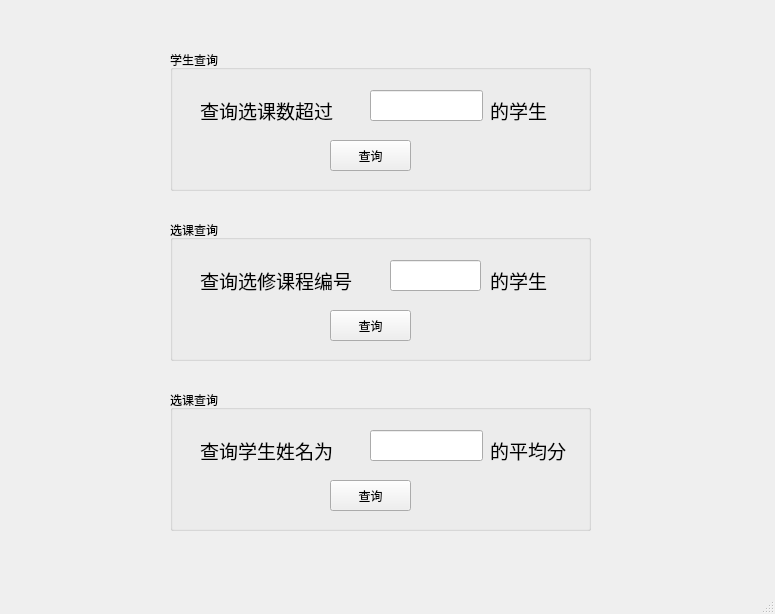
<?xml version="1.0" encoding="UTF-8"?>
<ui version="4.0">
 <class>MainWindow</class>
 <widget class="QMainWindow" name="MainWindow">
  <property name="geometry">
   <rect>
    <x>0</x>
    <y>0</y>
    <width>775</width>
    <height>614</height>
   </rect>
  </property>
  <property name="windowTitle">
   <string>MainWindow</string>
  </property>
  <widget class="QWidget" name="centralwidget">
   <widget class="QGroupBox" name="groupBox">
    <property name="geometry">
     <rect>
      <x>170</x>
      <y>50</y>
      <width>421</width>
      <height>141</height>
     </rect>
    </property>
    <property name="title">
     <string>学生查询</string>
    </property>
    <widget class="QLabel" name="label_2">
     <property name="geometry">
      <rect>
       <x>320</x>
       <y>40</y>
       <width>71</width>
       <height>41</height>
      </rect>
     </property>
     <property name="text">
      <string>&lt;html&gt;&lt;head/&gt;&lt;body&gt;&lt;p&gt;&lt;span style=&quot; font-size:14pt;&quot;&gt;的学生&lt;/span&gt;&lt;/p&gt;&lt;/body&gt;&lt;/html&gt;</string>
     </property>
    </widget>
    <widget class="QLineEdit" name="lineEdit">
     <property name="geometry">
      <rect>
       <x>200</x>
       <y>40</y>
       <width>113</width>
       <height>31</height>
      </rect>
     </property>
     <property name="text">
      <string/>
     </property>
    </widget>
    <widget class="QLabel" name="label">
     <property name="geometry">
      <rect>
       <x>30</x>
       <y>40</y>
       <width>171</width>
       <height>41</height>
      </rect>
     </property>
     <property name="text">
      <string>&lt;html&gt;&lt;head/&gt;&lt;body&gt;&lt;p&gt;&lt;span style=&quot; font-size:14pt;&quot;&gt;查询选课数超过&lt;/span&gt;&lt;/p&gt;&lt;/body&gt;&lt;/html&gt;</string>
     </property>
    </widget>
    <widget class="QPushButton" name="pushButton">
     <property name="geometry">
      <rect>
       <x>160</x>
       <y>90</y>
       <width>81</width>
       <height>31</height>
      </rect>
     </property>
     <property name="text">
      <string>查询</string>
     </property>
    </widget>
   </widget>
   <widget class="QGroupBox" name="groupBox_2">
    <property name="geometry">
     <rect>
      <x>170</x>
      <y>220</y>
      <width>421</width>
      <height>141</height>
     </rect>
    </property>
    <property name="title">
     <string>选课查询</string>
    </property>
    <widget class="QLabel" name="label_3">
     <property name="geometry">
      <rect>
       <x>320</x>
       <y>40</y>
       <width>71</width>
       <height>41</height>
      </rect>
     </property>
     <property name="text">
      <string>&lt;html&gt;&lt;head/&gt;&lt;body&gt;&lt;p&gt;&lt;span style=&quot; font-size:14pt;&quot;&gt;的学生&lt;/span&gt;&lt;/p&gt;&lt;/body&gt;&lt;/html&gt;</string>
     </property>
    </widget>
    <widget class="QLabel" name="label_4">
     <property name="geometry">
      <rect>
       <x>30</x>
       <y>40</y>
       <width>191</width>
       <height>41</height>
      </rect>
     </property>
     <property name="text">
      <string>&lt;html&gt;&lt;head/&gt;&lt;body&gt;&lt;p&gt;&lt;span style=&quot; font-size:14pt;&quot;&gt;查询选修课程编号&lt;/span&gt;&lt;/p&gt;&lt;/body&gt;&lt;/html&gt;</string>
     </property>
    </widget>
    <widget class="QPushButton" name="pushButton_2">
     <property name="geometry">
      <rect>
       <x>160</x>
       <y>90</y>
       <width>81</width>
       <height>31</height>
      </rect>
     </property>
     <property name="text">
      <string>查询</string>
     </property>
    </widget>
    <widget class="QLineEdit" name="lineEdit_2">
     <property name="geometry">
      <rect>
       <x>220</x>
       <y>40</y>
       <width>91</width>
       <height>31</height>
      </rect>
     </property>
    </widget>
   </widget>
   <widget class="QGroupBox" name="groupBox_3">
    <property name="geometry">
     <rect>
      <x>170</x>
      <y>390</y>
      <width>421</width>
      <height>141</height>
     </rect>
    </property>
    <property name="title">
     <string>选课查询</string>
    </property>
    <widget class="QLabel" name="label_5">
     <property name="geometry">
      <rect>
       <x>320</x>
       <y>40</y>
       <width>101</width>
       <height>41</height>
      </rect>
     </property>
     <property name="text">
      <string>&lt;html&gt;&lt;head/&gt;&lt;body&gt;&lt;p&gt;&lt;span style=&quot; font-size:14pt;&quot;&gt;的平均分&lt;/span&gt;&lt;/p&gt;&lt;/body&gt;&lt;/html&gt;</string>
     </property>
    </widget>
    <widget class="QLabel" name="label_6">
     <property name="geometry">
      <rect>
       <x>30</x>
       <y>40</y>
       <width>161</width>
       <height>41</height>
      </rect>
     </property>
     <property name="text">
      <string>&lt;html&gt;&lt;head/&gt;&lt;body&gt;&lt;p&gt;&lt;span style=&quot; font-size:14pt;&quot;&gt;查询学生姓名为&lt;/span&gt;&lt;/p&gt;&lt;/body&gt;&lt;/html&gt;</string>
     </property>
    </widget>
    <widget class="QPushButton" name="pushButton_3">
     <property name="geometry">
      <rect>
       <x>160</x>
       <y>90</y>
       <width>81</width>
       <height>31</height>
      </rect>
     </property>
     <property name="text">
      <string>查询</string>
     </property>
    </widget>
    <widget class="QLineEdit" name="lineEdit_3">
     <property name="geometry">
      <rect>
       <x>200</x>
       <y>40</y>
       <width>113</width>
       <height>31</height>
      </rect>
     </property>
     <property name="text">
      <string/>
     </property>
    </widget>
   </widget>
  </widget>
  <widget class="QMenuBar" name="menubar">
   <property name="geometry">
    <rect>
     <x>0</x>
     <y>0</y>
     <width>775</width>
     <height>26</height>
    </rect>
   </property>
  </widget>
  <widget class="QStatusBar" name="statusbar"/>
 </widget>
 <resources/>
 <connections/>
</ui>
